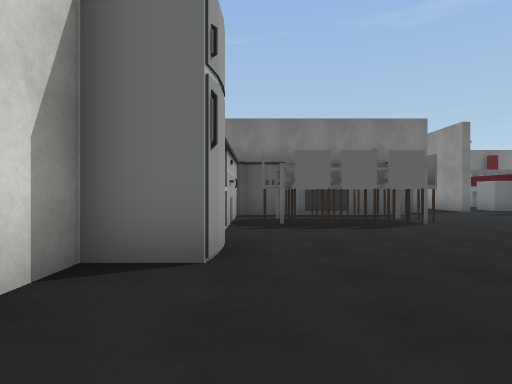
View 1 (above)

18 first-person views from a walk through a Unity game level. The camera is 1.3 m above the floor, looks level and sees 75° across. The floor is counted in squares, 2 m on a side. Each view is taken from the middle of a square. On the plan, view 1 faces up. The plan holds only what a view shows up to about 10 squares ahead; the rest is blank. The place goes on beyond the plan. The player is left out. Some surface patterns are stand-ins.

View 2
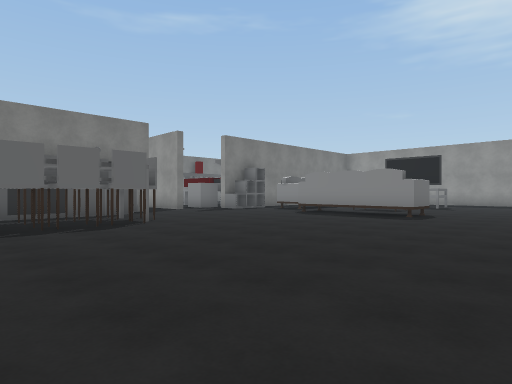

View 3
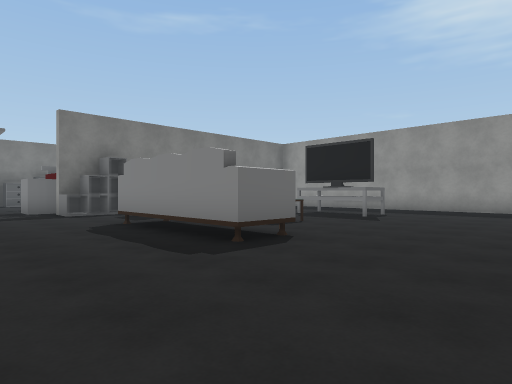

View 4
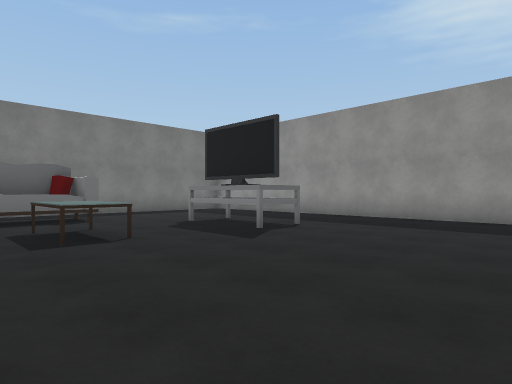

View 5
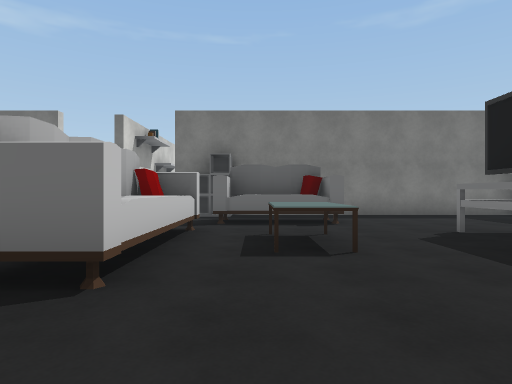

View 6
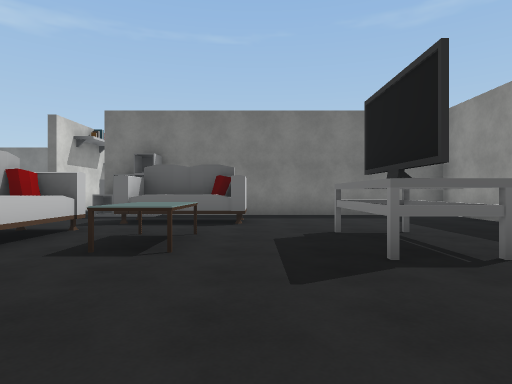

View 7
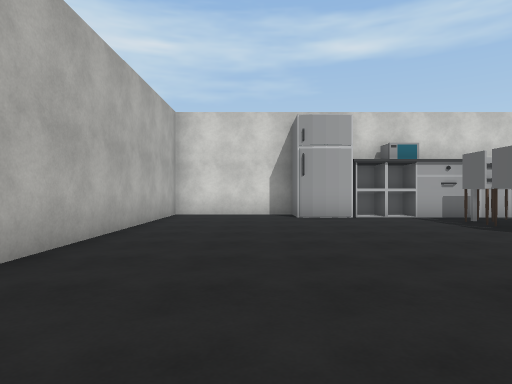

View 8
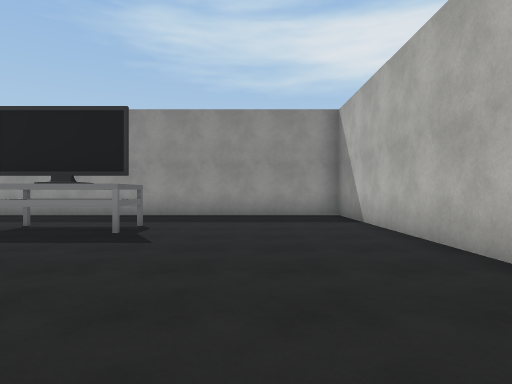

View 9
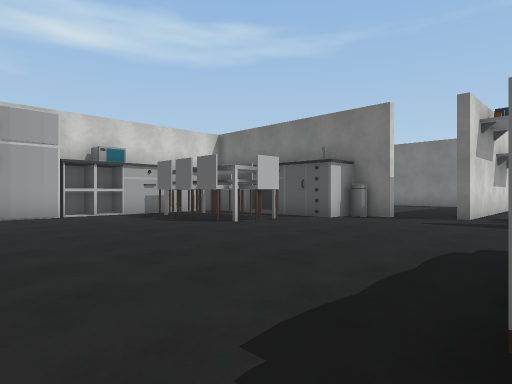

View 10
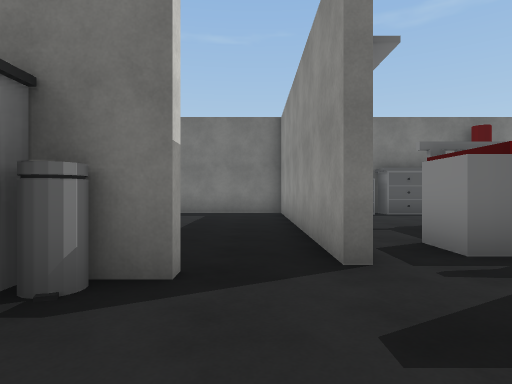

View 11
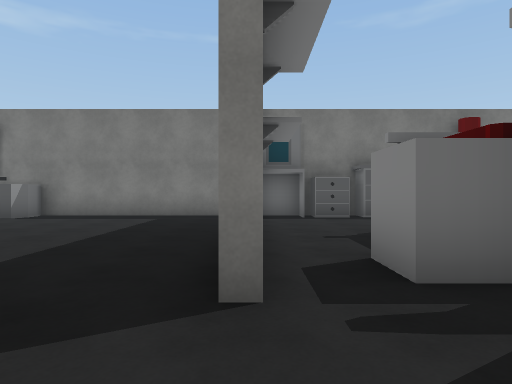

View 12
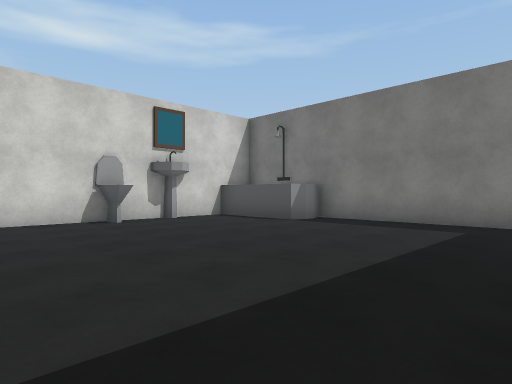

View 13
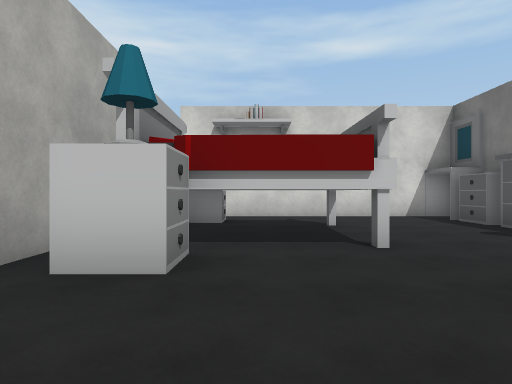

View 14
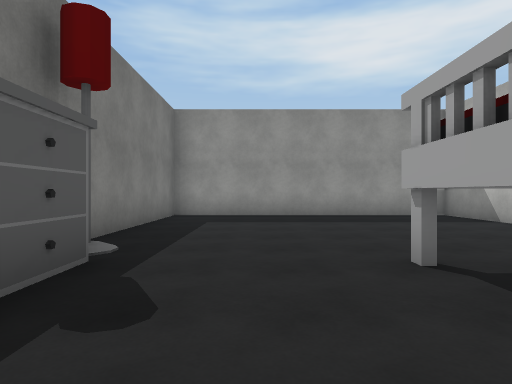

View 15
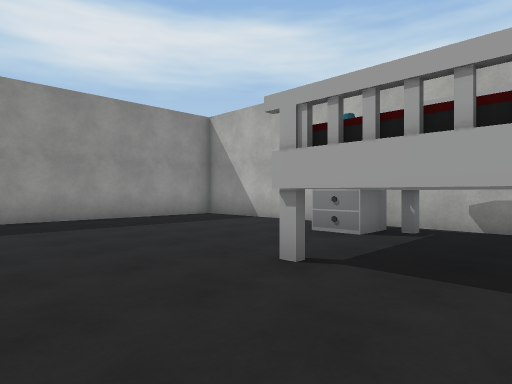

View 16
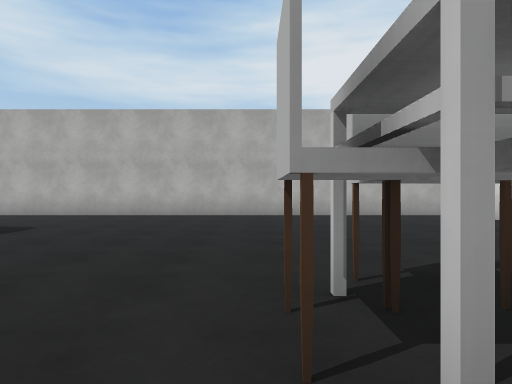

View 17
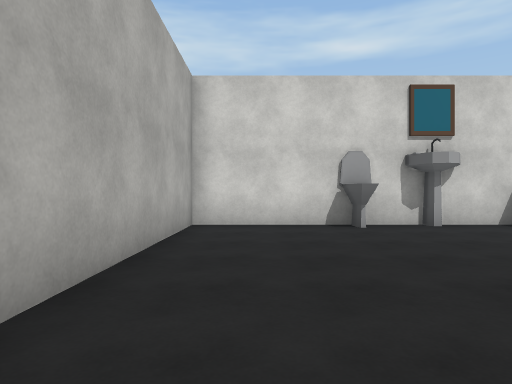

View 18
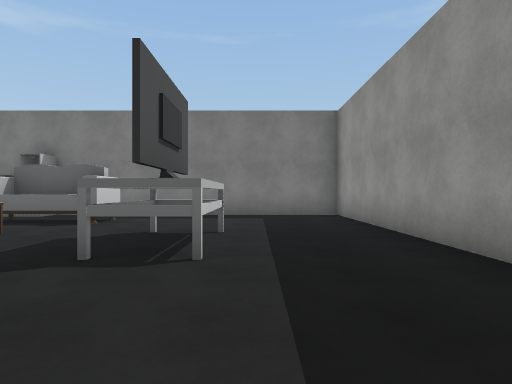

### Floor plan
Ten units are one square. View 1 is at (0, 0); x grows to the right and y downward. Boxes are objects, and circles mark ways between rooms. Rooms are numbered by the first view taken in them; rooms with no view inside come last. Other rooms are left out.
<svg viewBox="-21 -190 209 198">
<path fill="none" stroke="#000" d="M55 -105 46 -105M43 -104 43 -94 -4 -94M-5 -53 -14 -53M-5 -89 -5 -45M-13 -61 -13 -47M-16 -31 -16 3 183 3 183 -105 121 -105M-16 -172 -16 -107 34 -107M60 -183 15 -183M68 -109 68 -180M108 -107 183 -107 183 -183 136 -183M70 -176 70 -109"/>
<rect x="-15" y="-45" width="10" height="20" fill="#bbb"><title>fridge</title></rect>
<rect x="-5" y="-75" width="10" height="10" fill="#bbb"><title>chair</title></rect>
<rect x="5" y="-75" width="10" height="10" fill="#bbb"><title>chair</title></rect>
<rect x="5" y="-85" width="10" height="10" fill="#bbb"><title>chair</title></rect>
<rect x="15" y="-75" width="10" height="10" fill="#bbb"><title>chair</title></rect>
<rect x="15" y="-85" width="10" height="10" fill="#bbb"><title>chair</title></rect>
<rect x="25" y="-75" width="10" height="10" fill="#bbb"><title>chair</title></rect>
<rect x="25" y="-85" width="10" height="10" fill="#bbb"><title>chair</title></rect>
<rect x="35" y="-75" width="10" height="10" fill="#bbb"><title>chair</title></rect>
<rect x="85" y="-75" width="20" height="50" fill="#bbb"><title>other object</title></rect>
<rect x="85" y="-105" width="20" height="10" fill="#bbb"><title>other object</title></rect>
<rect x="95" y="-95" width="30" height="20" fill="#bbb"><title>sofa</title></rect>
<rect x="115" y="-65" width="10" height="20" fill="#bbb"><title>table</title></rect>
<rect x="145" y="-65" width="10" height="20" fill="#bbb"><title>other object</title></rect>
<rect x="-15" y="-145" width="10" height="10" fill="#bbb"><title>toilet</title></rect>
<rect x="-15" y="-155" width="10" height="10" fill="#bbb"><title>sink</title></rect>
<rect x="-15" y="-185" width="30" height="20" fill="#bbb"><title>other object</title></rect>
<rect x="75" y="-125" width="20" height="10" fill="#bbb"><title>drawers</title></rect>
<rect x="75" y="-185" width="10" height="10" fill="#bbb"><title>mirror</title></rect>
<rect x="85" y="-185" width="10" height="10" fill="#bbb"><title>drawers</title></rect>
<rect x="95" y="-145" width="30" height="30" fill="#bbb"><title>other object</title></rect>
<rect x="95" y="-185" width="30" height="10" fill="#bbb"><title>other object</title></rect>
<rect x="115" y="-125" width="10" height="10" fill="#bbb"><title>drawers</title></rect>
<rect x="125" y="-185" width="10" height="10" fill="#bbb"><title>lamp</title></rect>
<circle cx="60" cy="-110" r="3" fill="#2a7"/>
<circle cx="90" cy="-107" r="3" fill="#2a7"/>
<text x="90" y="-50">1</text>
<text x="20" y="-150">2</text>
<text x="130" y="-150">3</text>
</svg>
Room 1 opens to room 2. Room 1 opens to room 3.

Where each view was taken, in squares from view 1:
view 1: 0 up, 0 right, facing up
view 2: 0 up, 0 right, facing up-right
view 3: 0 up, 6 right, facing up-right
view 4: 0 up, 10 right, facing up-right
view 5: 1 up, 11 right, facing up
view 6: 1 up, 13 right, facing up
view 7: 2 up, 8 right, facing left
view 8: 2 up, 9 right, facing right
view 9: 2 up, 9 right, facing up-left
view 10: 8 up, 6 right, facing up
view 11: 9 up, 7 right, facing up
view 12: 11 up, 6 right, facing up-left
view 13: 13 up, 16 right, facing left
view 14: 16 up, 9 right, facing right
view 15: 17 up, 10 right, facing down-right
view 16: 9 up, 4 right, facing down
view 17: 12 up, 5 right, facing left
view 18: 1 up, 16 right, facing up
